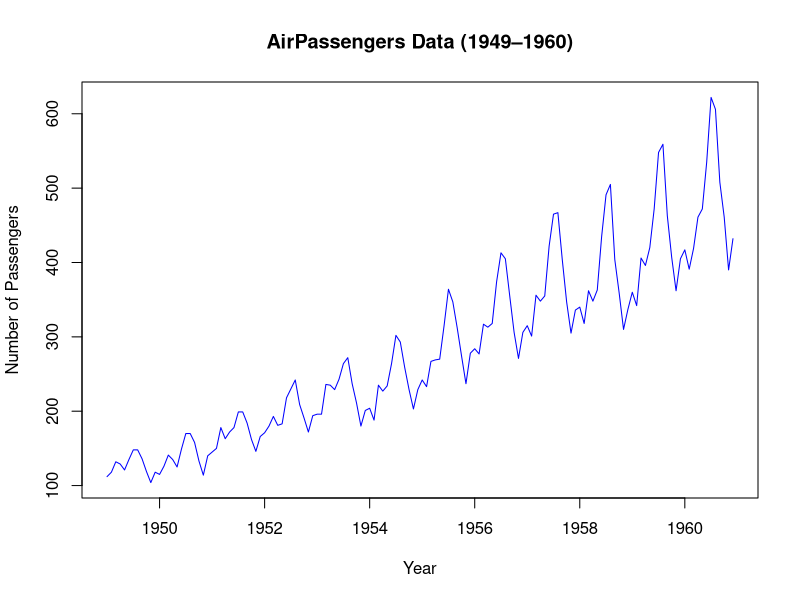
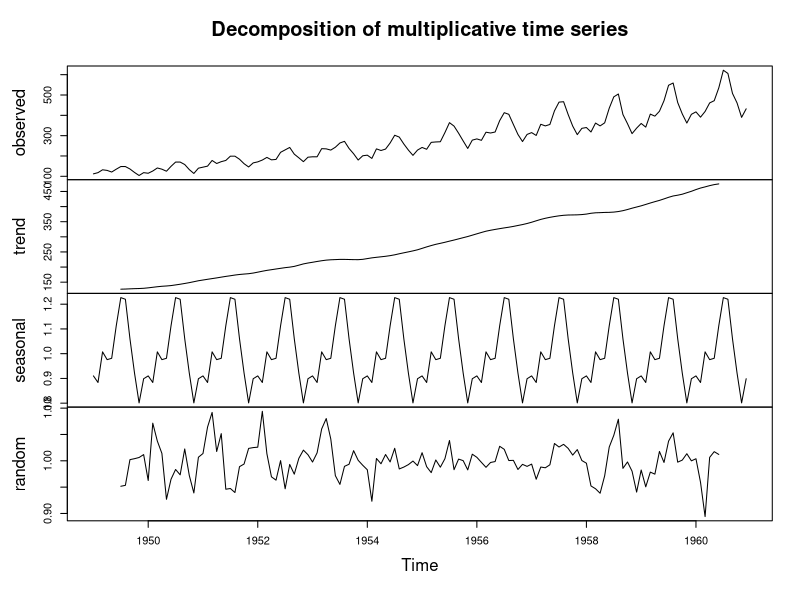
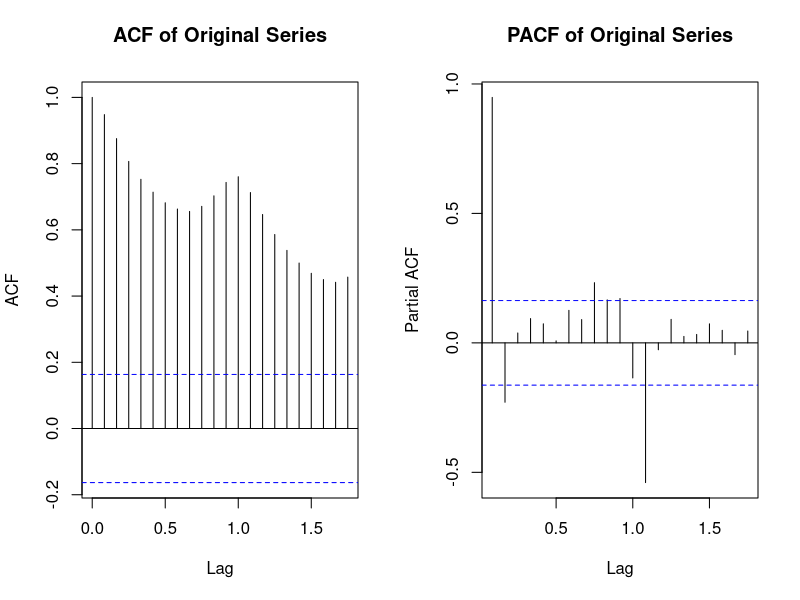
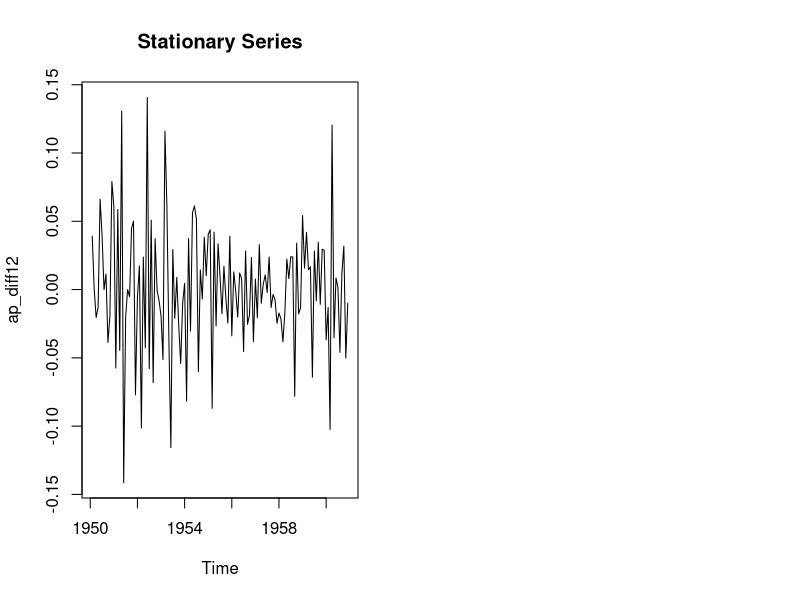
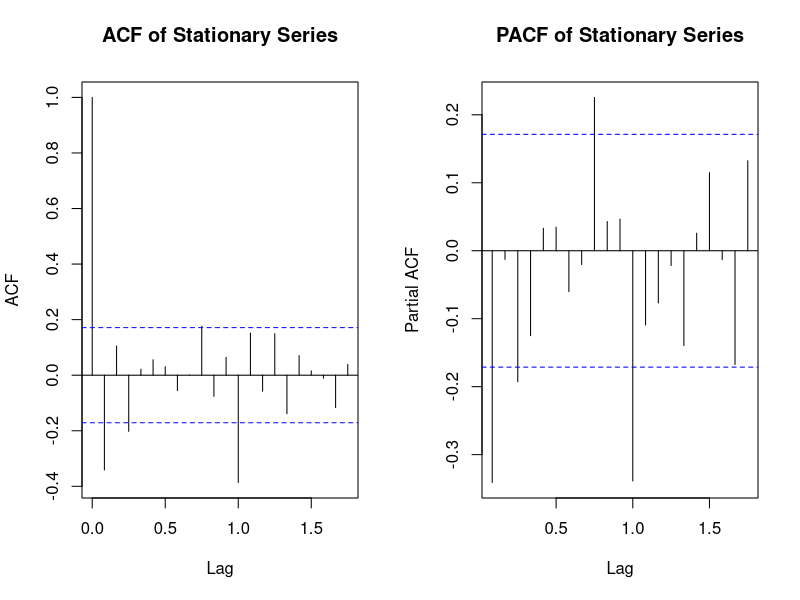
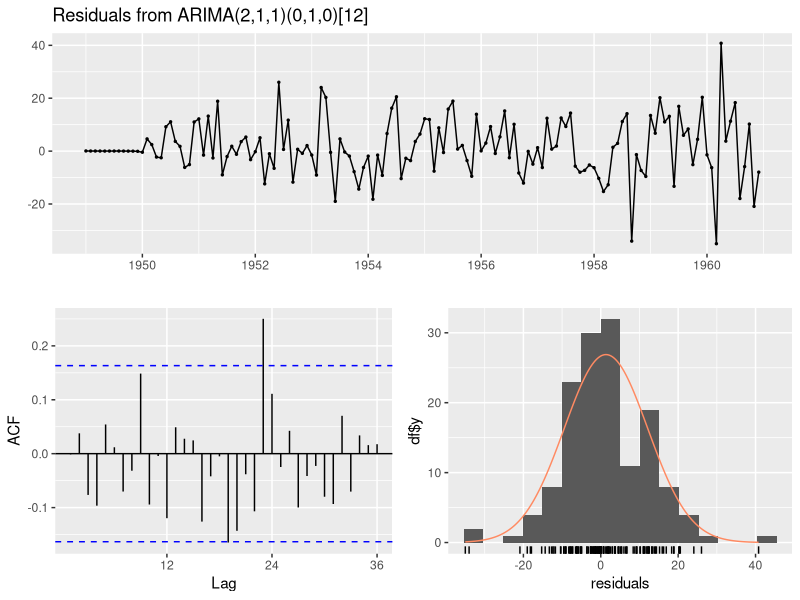

Write R code to recreate these figures, in order.
## ---- chunk 1
# Load dataset
data("AirPassengers")

# View structure
class(AirPassengers)
start(AirPassengers)
end(AirPassengers)
frequency(AirPassengers)

# Assign to object
ap_ts <- AirPassengers

plot(ap_ts,
     main = "AirPassengers Data (1949–1960)",
     ylab = "Number of Passengers",
     xlab = "Year",
     col = "blue")

decomp <- decompose(ap_ts, type = "multiplicative")
plot(decomp)

par(mfrow = c(1,2))

acf(ap_ts, main = "ACF of Original Series")
pacf(ap_ts, main = "PACF of Original Series")


library(tseries)

kpss.test(ap_ts)


# Log transform
ap_log <- log(ap_ts)

# First difference (trend removal)
ap_diff1 <- diff(ap_log, differences = 1)

# Seasonal difference (period = 12)
ap_diff12 <- diff(ap_diff1, lag = 12)

# Plot stationary series
plot(ap_diff12, main = "Stationary Series")

# Check ACF/PACF
par(mfrow = c(1,2))
acf(ap_diff12, main = "ACF of Stationary Series")
pacf(ap_diff12, main = "PACF of Stationary Series")

# KPSS test again
kpss.test(ap_diff12)


library(forecast)

auto_model <- auto.arima(ap_ts, seasonal = TRUE)
summary(auto_model)


final_model <- auto.arima(ap_ts, seasonal = TRUE)

summary(final_model)


checkresiduals(final_model)
